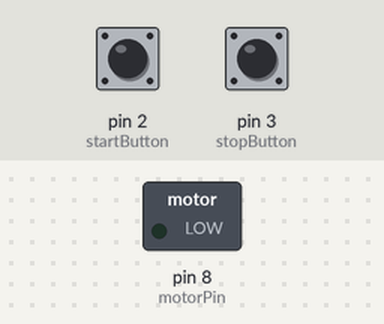
Recording of a sketch running on a simulated Arduino Uno, built with avr-gcc and run on an emulated ATmega328P. Shown: switched loads named in the sketch (green lamp = pin HIGH). Inputs (shaded band) come from the test bench; at power-on: pin 2 (startButton) HIGH, pin 3 (stopButton) HIGH.

Above: at 1.2 s.
1.3 s: pin 2 (startButton) pulled LOW for 0.15 s
At 2.1 s:
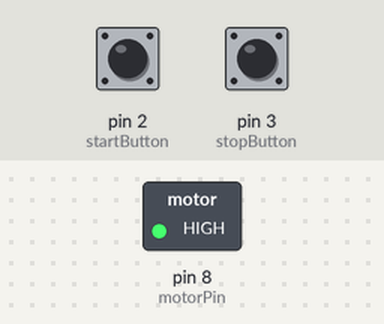
2.9 s: pin 3 (stopButton) pulled LOW for 0.15 s
At 3.3 s:
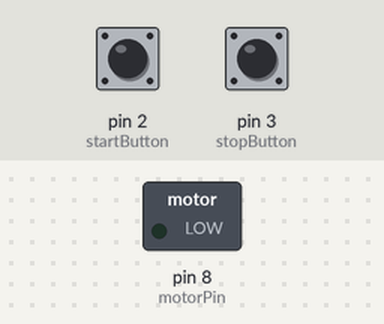
4.5 s: pin 2 (startButton) pulled LOW for 1 s
At 5.8 s:
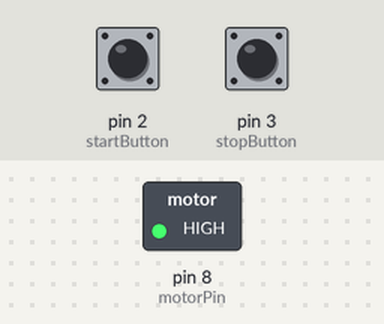
Timing chart, 0 to 7.5 s (numbered marks = the images above; inputs shaded):
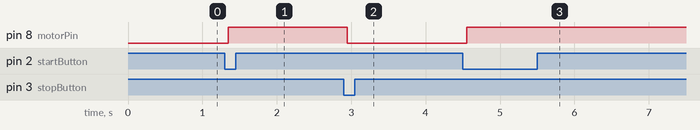

The sketch:

Motorsteuerung.ino
```cpp
// Motorsteuerung mit Start/Stopp-Taster
// Motor an Pin 8 (Relais oder Transistor)
// Start-Taster an Pin 2, Stopp-Taster an Pin 3

const int startButton = 2;
const int stopButton  = 3;
const int motorPin    = 8;

bool motorOn = false;

void setup() {
  pinMode(startButton, INPUT_PULLUP); // Taster gegen GND
  pinMode(stopButton, INPUT_PULLUP);
  pinMode(motorPin, OUTPUT);
  digitalWrite(motorPin, LOW); // Motor aus
}

void loop() {
  // Start-Taster gedrückt → Motor EIN
  if (digitalRead(startButton) == LOW) {
    motorOn = true;
    delay(50); // Entprellen
  }

  // Stopp-Taster gedrückt → Motor AUS
  if (digitalRead(stopButton) == LOW) {
    motorOn = false;
    delay(50); // Entprellen
  }

  // Motorstatus setzen
  digitalWrite(motorPin, motorOn ? HIGH : LOW);
}
```

Measured:
- after the input at 1.3 s, pin 8 (motorPin): LOW → HIGH after 0.05 s
- after the input at 2.9 s, pin 8 (motorPin): HIGH → LOW after 0.05 s
- after the input at 4.5 s, pin 8 (motorPin): LOW → HIGH after 0.05 s
